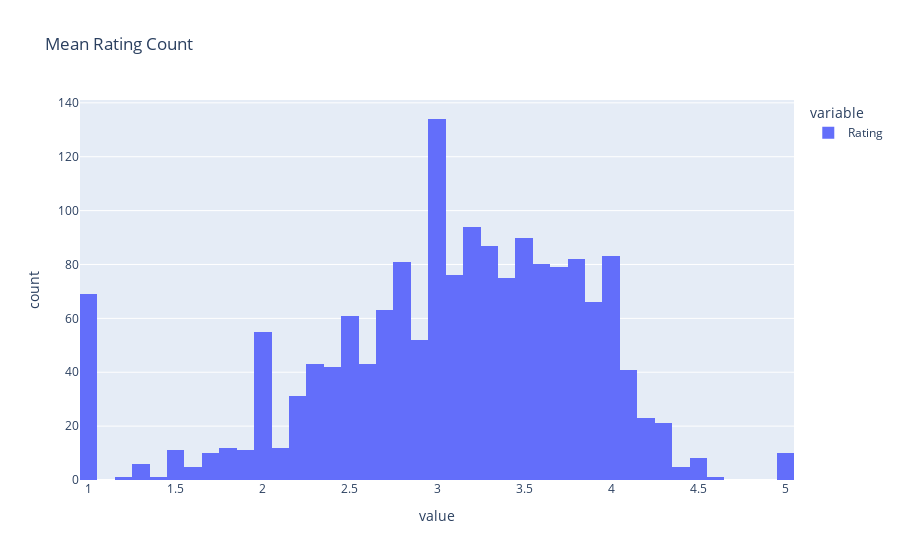

The code cell stored with this chart in its notebook:
### Code cell
plt.figure(figsize=(10,4))
Rating['Rating'].hist(bins=70,title='Mean Rating Count')

### Figure 1 — Plotly figure (JSON) as saved in the notebook; plotly's stock layout.template omitted (floating-point values rounded to 4 significant figures; data arrays with more than 128 entries replaced by an {"elided": "..."} marker saying what was removed)
{"data": [{"alignmentgroup": "True", "bingroup": "x", "hovertemplate": "variable=Rating<br>value=%{x}<br>count=%{y}<extra></extra>", "legendgroup": "Rating", "marker": {"color": "#636efa"}, "name": "Rating", "offsetgroup": "Rating", "orientation": "v", "showlegend": true, "type": "histogram", "x": {"elided": "1664 float values"}, "xaxis": "x", "yaxis": "y"}], "layout": {"barmode": "relative", "legend": {"title": {"text": "variable"}, "tracegroupgap": 0}, "title": {"text": "Mean Rating Count"}, "xaxis": {"anchor": "y", "domain": [0, 1], "title": {"text": "value"}}, "yaxis": {"anchor": "x", "domain": [0, 1], "title": {"text": "count"}}}}
